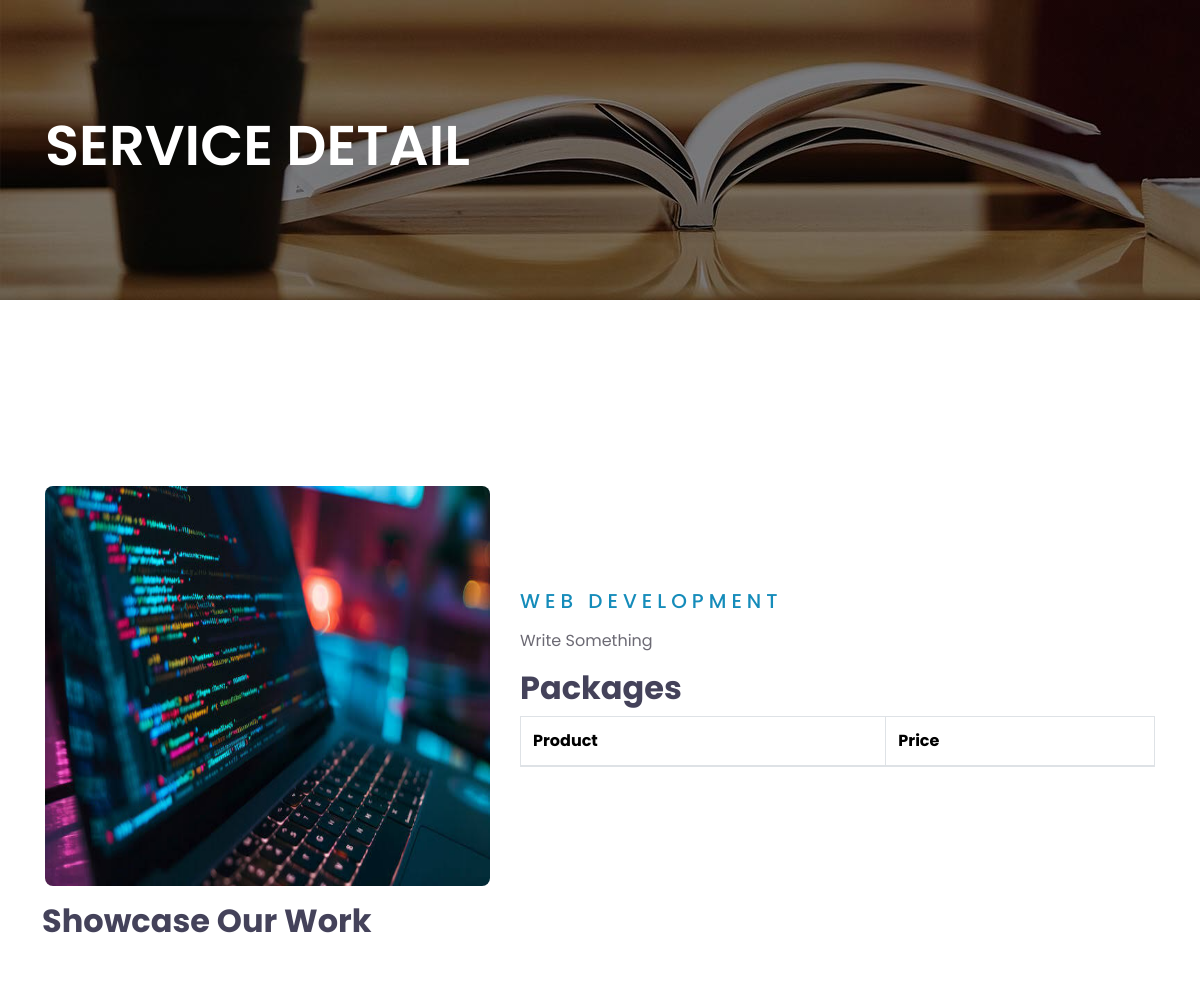
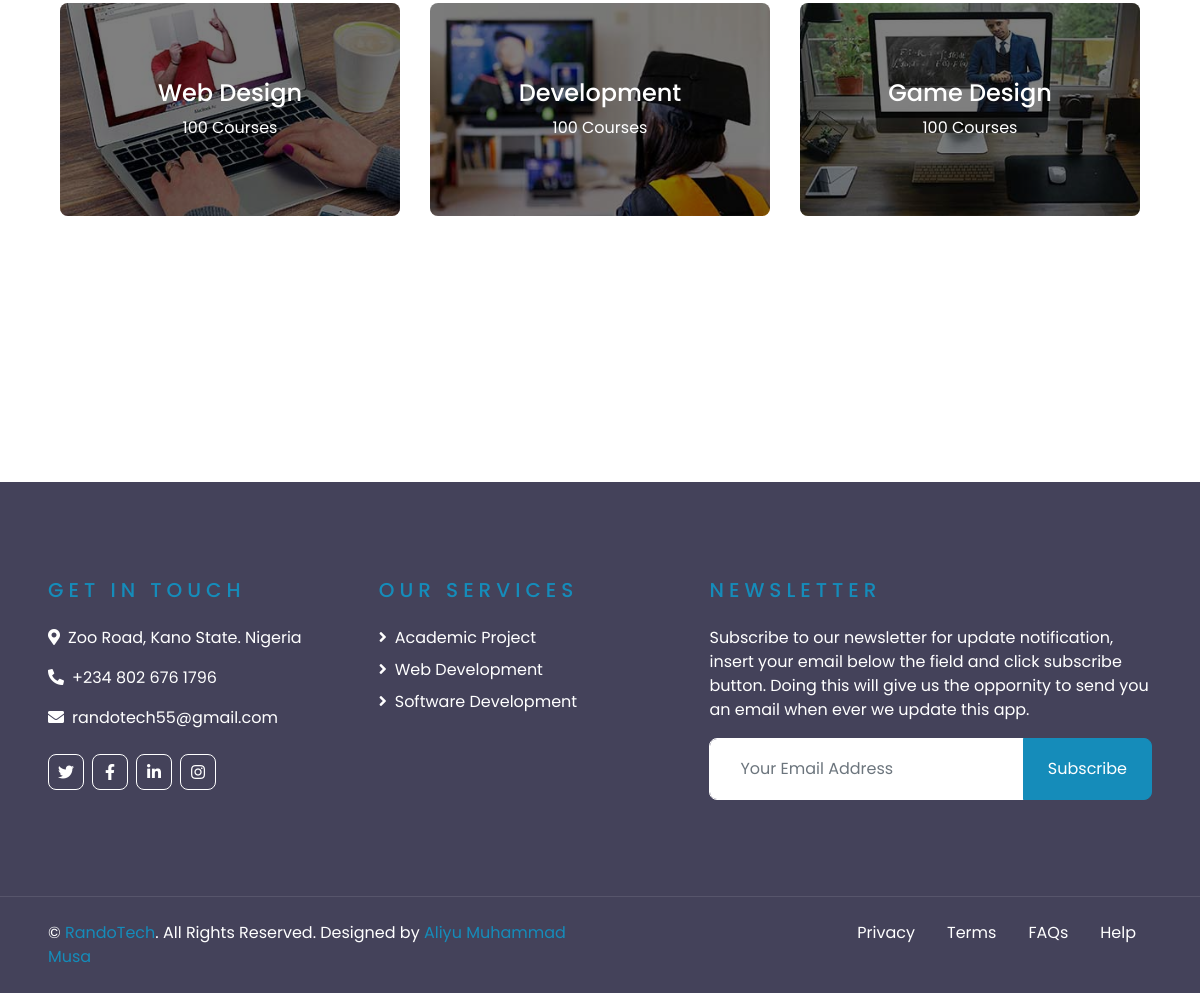
Page /services/2/ on the committed database (2 pictures, top to bottom).
### core/models.py (models this page shows, shortened)
class Service(models.Model):
    name = models.CharField(max_length=50)
    description = models.TextField(default='Write Something')
    price1 = models.IntegerField(default=0)
    price2 = models.IntegerField(default=0)
    price3 = models.IntegerField(default=0)
    price4 = models.IntegerField(default=0)
    price5 = models.IntegerField(default=0)
    cover_img = models.ImageField(upload_to='img/post_cover', default='image')
    img1 = models.ImageField(upload_to='img/img', default='img/post_cover/image_1.jpg')
    img2 = models.ImageField(upload_to='img/img', default='img/post_cover/image_1.jpg')
    img3 = models.ImageField(upload_to='img/img', default='img/post_cover/image_1.jpg')
    img4 = models.ImageField(upload_to='img/img', default='img/post_cover/image_1.jpg')
    def get_absolute_url(self):
        return reverse("core:service_detail", kwargs={"id": self.id})

### core/views.py (the view)
# urls.py: path('services/<int:id>/', ServiceDetailView, name='service_detail'),
def ServiceDetailView(request, id):
    service = get_object_or_404(Service, id=id)
    services = Service.objects.all()
    package = Package.objects.all()
    context = {
        'service' : service,
        'services' : services,
        'package' : package,
    }
    return render(request, 'core/service_detail.html', context)

### core/templates/core/service_detail.html (shortened to what this page needs)
<!DOCTYPE html>
<html lang="en">
  {% load static %}
  <head>
    <link
      href="https://cdnjs.cloudflare.com/ajax/libs/font-awesome/5.10.0/css/all.min.css"
      rel="stylesheet"
    />
    <link
      href="{% static 'lib/owlcarousel/assets/owl.carousel.min.css' %}"
      rel="stylesheet"
    />
    <link
      href="https://cdn.jsdelivr.net/npm/bootstrap@5.3.7/dist/css/bootstrap.min.css"
      rel="stylesheet"
    />
    <link href="{% static 'css/style.css' %}" rel="stylesheet" />
  </head>
    <div class="container-fluid page-header" style="margin-bottom: 90px;">
        <div class="container">
            <div class="d-flex flex-column justify-content-center" style="min-height: 300px">
                <h3 class="display-4 text-white text-uppercase">Service Detail</h3>
            </div>
        </div>
    </div>
    <div class="container-fluid py-5">
        <div class="container py-5">
            <div class="row align-items-center">
                <div class="col-lg-5">
                    <img class="img-fluid rounded mb-4 mb-lg-0" style="height: 25em; width: 100%;" src="{{service.cover_img.url}}" alt="">
                </div>
                <div class="col-lg-7">
                    <div class="text-left mb-3">
                        <h5 class="text-primary text-uppercase mb-3" style="letter-spacing: 5px;">{{service.name}}</h5>
                    </div>
                    <p class="mb-3">{{service.description}}</p>
                    <h2>Packages</h2>
                    <table class="table table-bordered">
                        <thead>
                            <tr>
                                <th>Product</th>
                                <th>Price</th>
                            </tr>
                        </thead>
                    </table>
                </div>
                <h2 class="mt-3">Showcase Our Work</h2>
    <div class="container-fluid py-5">
        <div class="container">
            <div class="row">
                <div class="col-lg-4 col-md-6 col-12 mb-4">
                    <div class="cat-item position-relative overflow-hidden rounded mb-2">
                        <img class="img-fluid" src="{% static 'img/cat-1.jpg' %}" alt="">
                        <a class="cat-overlay text-white text-decoration-none" href="">
                            <h4 class="text-white font-weight-medium">Web Design</h4>
                            <span>100 Courses</span>
                        </a>
                    </div>
                </div>
                <div class="col-lg-4 col-md-6 col-12 mb-4">
                    <div class="cat-item position-relative overflow-hidden rounded mb-2">
                        <img class="img-fluid" src="{% static 'img/cat-2.jpg' %}" alt="">
                        <a class="cat-overlay text-white text-decoration-none" href="">
                            <h4 class="text-white font-weight-medium">Development</h4>
                            <span>100 Courses</span>
                        </a>
                    </div>
                </div>
                <div class="col-lg-4 col-md-6 col-12 mb-4">
                    <div class="cat-item position-relative overflow-hidden rounded mb-2">
                        <img class="img-fluid" src="{% static 'img/cat-3.jpg' %}" alt="">
                        <a class="cat-overlay text-white text-decoration-none" href="">
                            <h4 class="text-white font-weight-medium">Game Design</h4>
                            <span>100 Courses</span>
                        </a>
                    </div>
                </div>
            </div>
        </div>
    </div>
            </div>
        </div>
    </div>
    <div
      class="container-fluid bg-dark text-white py-5 px-sm-3 px-lg-5"
      style="margin-top: 90px"
    >
      <div class="row pt-5">
        <div class="col-lg-7 col-md-12">
          <div class="row">
            <div class="col-md-6 mb-5">
              <h5
                class="text-primary text-uppercase mb-4"
                style="letter-spacing: 5px"
              >
                Get In Touch
              </h5>
              <p>
                <i class="fa fa-map-marker-alt mr-2"></i>Zoo Road, Kano State.
                Nigeria
              </p>
              <p><i class="fa fa-phone-alt mr-2"></i>+234 802 676 1796</p>
              <p><i class="fa fa-envelope mr-2"></i>randotech55@gmail.com</p>
              <div class="d-flex justify-content-start mt-4">
                <a class="btn btn-outline-light btn-square mr-2" href="https://x.com/home"
                  ><i class="fab fa-twitter"></i
                ></a>
                <a class="btn btn-outline-light btn-square mr-2" href="https://web.facebook.com/?_rdc=1&_rdr#"
                  ><i class="fab fa-facebook-f"></i
                ></a>
                <a class="btn btn-outline-light btn-square mr-2" href="https://www.linkedin.com/feed/"
                  ><i class="fab fa-linkedin-in"></i
                ></a>
                <a class="btn btn-outline-light btn-square" href="https://www.instagram.com/aliyumuhd9990/"
                  ><i class="fab fa-instagram"></i
                ></a>
              </div>
            </div>
            <div class="col-md-6 mb-5">
              <h5
                class="text-primary text-uppercase mb-4"
                style="letter-spacing: 5px"
              >
                Our Services
              </h5>
              <div class="d-flex flex-column justify-content-start">
                {% for s in services %}
          <a href="{{ s.get_absolute_url }}" class="text-white mb-2"><i class="fa fa-angle-right mr-2"></i>{{s.name}}</a>
          {% endfor %}
              </div>
            </div>
          </div>
        </div>
        <div class="col-lg-5 col-md-12 mb-5">
          <h5
            class="text-primary text-uppercase mb-4"
            style="letter-spacing: 5px"
          >
            Newsletter
          </h5>
          <p>
            Subscribe to our newsletter for update notification, insert your email below the field and click subscribe button. Doing this will give us the oppornity to send you an email when ever we update this app.
          </p>
          <div class="w-100">
            <form action="" method="post">
              <div class="input-group">
                <input
                type="text"
                name="email"
                class="form-control border-light"
                style="padding: 30px"
                placeholder="Your Email Address"
                />
                <div class="input-group-append">
                  <button class="btn btn-primary px-4">Subscribe</button>
                </div>
              </div>
            </form>
          </div>
        </div>
      </div>
    </div>
    <div
      class="container-fluid bg-dark text-white border-top py-4 px-sm-3 px-md-5"
      style="border-color: rgba(256, 256, 256, 0.1) !important"
    >
      <div class="row">
        <div class="col-lg-6 text-center text-md-left mb-3 mb-md-0">
          <p class="m-0 text-white">
            &copy; <a href="https://wa.me/2348026761796">RandoTech</a>. All Rights Reserved. Designed by
            <a href="https://wa.me/2348026761796">Aliyu Muhammad Musa</a>
          </p>
        </div>
        <div class="col-lg-6 text-center text-md-right">
          <ul class="nav d-inline-flex">
            <li class="nav-item">
              <a class="nav-link text-white py-0" href="{% url 'core:privacy' %}">Privacy</a>
            </li>
            <li class="nav-item">
              <a class="nav-link text-white py-0" onclick="alert('Section not Available!')" href="#">Terms</a>
            </li>
            <li class="nav-item">
              <a class="nav-link text-white py-0" href="{% url 'core:faq' %}">FAQs</a>
            </li>
            <li class="nav-item">
              <a class="nav-link text-white py-0" onclick="alert('Section not Available!')" href="#">Help</a>
            </li>
          </ul>
        </div>
      </div>
    </div>
  </body>
</html>

### rows in the picture
Service: cover_img (picture), name "WEB DEVELOPMENT", description "Write Something", name "Web Development"
Service: name "Academic Project"
Service: name "Software Development"
